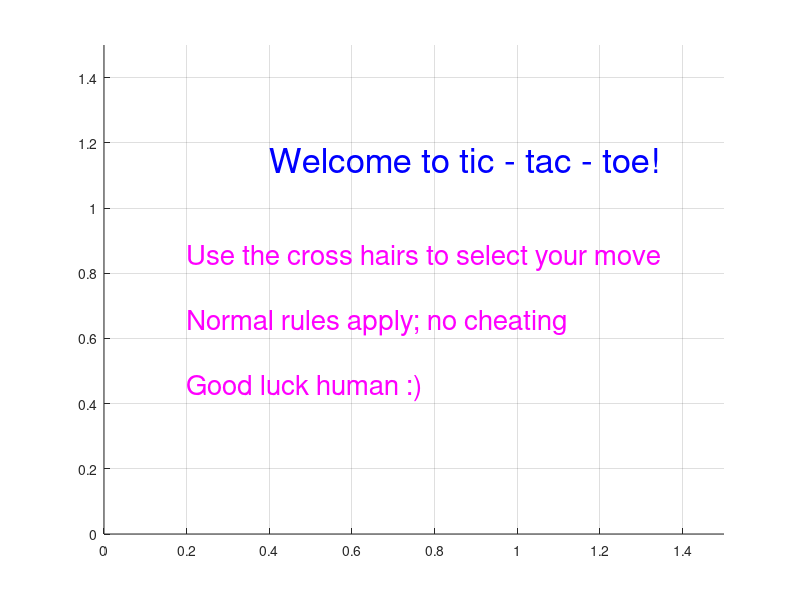

The MATLAB script that drew this image: (Note: this script raises an error after producing the figure.)
%%KINE6803 - Assignment 3: Tic - Tac - Toe
%
%Submitted by: Jessica Lynn 
%Due Sept 27, 2016
%{
Requirements:
1.) Comment section at the top with your name, date and a short description of
what your code does.
2.) Welcome message for the user.
3.) Show game board.
4.) Prompt user for move.
5.) Display updated game board.
6.) Generate computer move.
7.) Keep going until there is a winner or no more available moves.
8.) Show final prompt with game result and a finishing message.
10.) Once a space is taken, another player cannot move to that spot.
%}
clear all 
close all
% welcome statement 
axis([0 2 0 1.5])
Welcome = {'Welcome to tic - tac - toe!'};
Direction = {'Use the cross hairs to select your move'};
Rules = {'Normal rules apply; no cheating'};
Luck = {'Good luck human :) '};
text(0.4,1.15, Welcome,'Color','blue','FontSize', 25)
text(0.2,0.85, Direction,'Color','magenta','FontSize', 20)
text(0.2,0.65, Rules,'Color','magenta','FontSize', 20)
text(0.2,0.45, Luck,'Color','magenta','FontSize', 20)
%initialize board
UWin = {'Yay you win'};
IWin = {'You lose'};
Tie = {'Tie Game - No Winner'};
axis([0 1.5 0 1.5])
grid on
%Identify ranges of each row and col.2umn
sq1 = [1.5 1.0;0.0 0.5];   
sq2 = [1.5 1.0;0.5 1.0];  
sq3 = [1.5 1.0;1.0 1.5];  
sq4 = [1.0 0.5;0.0 0.5];  
sq5 = [1.0 0.5;0.5 1.0];
sq6 = [1.0 0.5;1.0 1.5];
sq7 = [0.5 0.0;0.0 0.5];
sq8 = [0.5 0.0;0.5 1.0];
sq9 = [0.5 0.0;1.0 1.5];
%Initialize squares
sqr1 = 10;
sqr2 = 10;
sqr3 = 10;
sqr4 = 10;
sqr5 = 10;
sqr6 = 10;
sqr7 = 10;
sqr8 = 10;
sqr9 = 10;
%Initialize row/column counter for homo
R1_Homo = 0; % RowOne = [1.5 1];
R2_Homo = 0; % RowTwo = [1 0.5];
R3_Homo = 0; % RowThr = [0.5 0];
C1_Homo = 0; % ColOne = [0 0.5];
C2_Homo = 0; % ColTwo = [0.5 1];
C3_Homo = 0; % ColThr = [1 1.5];
%Initialize row/column counter for AI
R1_AI = 0; % RowOne = [1.5 1];
R2_AI = 0; % RowTwo = [1 0.5];
R3_AI = 0; % RowThr = [0.5 0];
C1_AI = 0; % ColOne = [0 0.5];
C2_AI = 0; % ColTwo = [0.5 1];
C3_AI = 0; % ColThr = [1 1.5];

%%MOVE ONE(1)
M1 = ginput (1);
close all
axis([0 1.5 0 1.5])
grid on
hold on 
scatter (M1(1,1),M1(1,2),500,[0 0 1],'filled');
%Determine Column
if (M1(1,1) >= sq1(2,1)) && (M1(1,1) <= sq1(2,2));
    C1_Homo = C1_Homo + 1;
elseif (M1(1,1) >= sq2(2,1)) && (M1(1,1) <= sq2 (2,2));
    C2_Homo = C2_Homo + 1;
elseif (M1(1,1) >= sq3(2,1)) && (M1(1,1) <= sq3 (2,2));
    C3_Homo = C3_Homo + 1;
end
%Determine Row
if (M1(1,2) >= sq7(1,2)) && (M1(1,2) <= sq7(1,1));
    R3_Homo = R3_Homo + 1;
elseif (M1(1,2) >= sq4(1,2)) && (M1(1,2) <= sq4(1,1));
    R2_Homo = R2_Homo + 1;
elseif (M1(1,2) >= sq1(1,2)) && (M1(1,2) <= sq1(1,1));
    R1_Homo = R1_Homo + 1;
end
%Id Square
if M1(1,1) >= sq9 (2,1) && M1(1,2) <= sq9(1,1);
    sqr9 = -1;
elseif M1(1,1) >= sq8 (2,1) && M1(1,2) <= sq8(1,1);
    sqr8 = -1;
elseif M1(1,1) >= sq7 (2,1) && M1(1,2) <= sq7(1,1);
    sqr7 = -1;
elseif M1(1,1) >= sq6 (2,1) && M1(1,2) <= sq6(1,1);
    sqr6 = -1;
elseif M1(1,1) >= sq5 (2,1) && M1(1,2) <= sq5(1,1);
    sqr5 = -1;
elseif M1(1,1) >= sq4 (2,1) && M1(1,2) <= sq4(1,1);
    sqr4 = -1;
elseif M1(1,1) >= sq3 (2,1) && M1(1,2) <= sq3(1,1);
    sqr3 = -1;
elseif M1(1,1) >= sq2 (2,1) && M1(1,2) <= sq2(1,1);
    sqr2 = -1;
elseif M1(1,1) >= sq1 (2,1) && M1(1,2) <= sq1(1,1);
    sqr1 = -1;
end
%%MOVE TWO(2)
if sqr1 > 0;
    M2_row = mean(sq1(1,:));
    M2_col = mean(sq1(2,:));
    M2 = [M2_row M2_col];
    scatter (M2(1,2),M2(1,1),500,[0 0 0],'filled');
elseif sqr2 > 0;
    M2_row = mean(sq2(1,:));
    M2_col = mean(sq2(2,:));
    M2 = [M2_row M2_col];
    scatter (M2(1,2),M2(1,1),500,[0 0 0],'filled');
end
%Determine Column
if (M2(1,2) >= sq1(2,1)) && (M2(1,2) <= sq1(2,2)); %row1
    C1_AI = C1_AI + 1;
elseif (M2(1,2) >= sq2(2,1)) && (M2(1,2) <= sq2 (2,2)); %row2
    C2_AI = C2_AI + 1;
elseif (M2(1,2) >= sq3(2,1)) && (M2(1,2) <= sq3 (2,2)); %row3
    C3_AI = C3_AI + 1;
end
%Determine Row
if (M2(1,1) <= sq1(1,1)) && (M2(1,1) >= sq1(1,2));
    R1_AI = R1_AI + 1;
elseif(M2(1,1) <= sq4(1,2)) && (M2(1,1) >= sq4(1,2));
    R2_AI = R2_AI + 1;
elseif(M2(1,1) <= sq7(1,2)) && (M2(1,1) >= sq7(1,2));
    R3_AI = R3_AI + 1;
end
%Id Square
if M2(1,2) >= sq9 (2,1) && M2(1,1) <= sq9(1,1);
    sqr9 = -2;
elseif M2(1,2) >= sq8 (2,1) && M2(1,1) <= sq8(1,1);
    sqr8 = -2;
elseif M2(1,2) >= sq7 (2,1) && M2(1,1) <= sq7(1,1);
    sqr7 = -2;
elseif M2(1,2) >= sq6 (2,1) && M2(1,1) <= sq6(1,1);
    sqr6 = -2;
elseif M2(1,2) >= sq5 (2,1) && M2(1,1) <= sq5(1,1);
    sqr5 = -2;
elseif M2(1,2) >= sq4 (2,1) && M2(1,1) <= sq4(1,1);
    sqr4 = -2;
elseif M2(1,2) >= sq3 (2,1) && M2(1,1) <= sq3(1,1);
    sqr3 = -2;
elseif M2(1,2) >= sq2 (2,1) && M2(1,1) <= sq2(1,1);
    sqr2 = -2;
elseif M2(1,2) >= sq1 (2,1) && M2(1,1) <= sq1(1,1);
    sqr1 = -2;
end

%%MOVE THREE(3)
M3 = ginput(1);
scatter (M3(1,1),M3(1,2),500,[0 0 1],'filled');
%Determine Column
if (M3(1,1) >= sq1(2,1)) && (M3(1,1) <= sq1(2,2)); %row1
    C1_Homo = C1_Homo + 1;
elseif (M3(1,1) >= sq2(2,1)) && (M3(1,1) <= sq2 (2,2)); %row2
    C2_Homo = C2_Homo + 1;
elseif (M3(1,1) >= sq3(2,1)) && (M3(1,1) <= sq3 (2,2)); %row3
    C3_Homo = C3_Homo + 1;
end
%Determine Row
if (M3(1,2) >= sq7(1,2)) && (M3(1,2) <= sq7(1,1));
    R3_Homo = R3_Homo + 1;
elseif (M3(1,2) >= sq4(1,2)) && (M3(1,2) <= sq4(1,1));
    R2_Homo = R2_Homo + 1;
elseif (M3(1,2) >= sq1(1,2)) && (M3(1,2) <= sq1(1,1));
    R1_Homo = R1_Homo + 1;
end
%Id Square
if M3(1,1) >= sq9 (2,1) && M3(1,2) <= sq9(1,1);
    sqr9 = -1;
elseif M3(1,1) >= sq8 (2,1) && M3(1,2) <= sq8(1,1);
    sqr8 = -1;
elseif M3(1,1) >= sq7 (2,1) && M3(1,2) <= sq7(1,1);
    sqr7 = -1;
elseif M3(1,1) >= sq6 (2,1) && M3(1,2) <= sq6(1,1);
    sqr6 = -1;
elseif M3(1,1) >= sq5 (2,1) && M3(1,2) <= sq5(1,1);
    sqr5 = -1;
elseif M3(1,1) >= sq4 (2,1) && M3(1,2) <= sq4(1,1);
    sqr4 = -1;
elseif M3(1,1) >= sq3 (2,1) && M3(1,2) <= sq3(1,1);
    sqr3 = -1;
elseif M3(1,1) >= sq2 (2,1) && M3(1,2) <= sq2(1,1);
    sqr2 = -1;
elseif M3(1,1) >= sq1 (2,1) && M3(1,2) <= sq1(1,1);
    sqr1 = -1;
end

%%MOVE FOUR(4)
if sqr1 > 0;
    M4_row = mean(sq1(1,:));
    M4_col = mean(sq1(2,:));
    M4 = [M4_row M4_col];
    scatter (M4(1,2),M4(1,1),500,[0 0 0],'filled');
elseif sqr2 > 0;
    M4_row = mean(sq2(1,:));
    M4_col = mean(sq2(2,:));
    M4 = [M4_row M4_col];
    scatter (M4(1,2),M4(1,1),500,[0 0 0],'filled');
elseif sqr3 > 0;
    M4_row = mean(sq3(1,:));
    M4_col = mean(sq3(2,:));
    M4 = [M4_row M4_col];
    scatter (M4(1,2),M4(1,1),500,[0 0 0],'filled');
elseif sqr4 > 0;
    M4_row = mean(sq4(1,:));
    M4_col = mean(sq4(2,:));
    M4 = [M4_row M4_col];
    scatter (M4(1,2),M4(1,1),500,[0 0 0],'filled');
end
%Determine Column
if (M4(1,2) >= sq1(2,1)) && (M4(1,2) <= sq1(2,2)); %row1
    C1_AI = C1_AI + 1;
elseif (M4(1,2) >= sq2(2,1)) && (M4(1,2) <= sq2 (2,2)); %row2
    C2_AI = C2_AI + 1;
elseif (M4(1,2) >= sq3(2,1)) && (M4(1,2) <= sq3 (2,2)); %row3
    C3_AI = C3_AI + 1;
end
%Determine Row
if (M4(1,1) <= sq1(1,1)) && (M4(1,1) >= sq1(1,2));
    R1_AI = R1_AI + 1;
elseif(M4(1,1) <= sq4(1,2)) && (M4(1,1) >= sq4(1,2));
    R2_AI = R2_AI + 1;
elseif(M4(1,1) <= sq7(1,2)) && (M4(1,1) >= sq7(1,2));
    R3_AI = R3_AI + 1;
end
%Id Square
if M4(1,2) >= sq9 (2,1) && M4(1,1) <= sq9(1,1);
    sqr9 = -2;
elseif M4(1,2) >= sq8 (2,1) && M4(1,1) <= sq8(1,1);
    sqr8 = -2;
elseif M4(1,2) >= sq7 (2,1) && M4(1,1) <= sq7(1,1);
    sqr7 = -2;
elseif M4(1,2) >= sq6 (2,1) && M4(1,1) <= sq6(1,1);
    sqr6 = -2;
elseif M4(1,2) >= sq5 (2,1) && M4(1,1) <= sq5(1,1);
    sqr5 = -2;
elseif M4(1,2) >= sq4 (2,1) && M4(1,1) <= sq4(1,1);
    sqr4 = -2;
elseif M4(1,2) >= sq3 (2,1) && M4(1,1) <= sq3(1,1);
    sqr3 = -2;
elseif M4(1,2) >= sq2 (2,1) && M4(1,1) <= sq2(1,1);
    sqr2 = -2;
elseif M4(1,2) >= sq1 (2,1) && M4(1,1) <= sq1(1,1);
    sqr1 = -2;
end

%%MOVE FIVE (5)
M5 = ginput(1);
scatter (M5(1,1),M5(1,2),500,[0 0 1],'filled');
%Determine Column
if (M5(1,1) >= sq1(2,1)) && (M5(1,1) <= sq1(2,2)); %row1
    C1_Homo = C1_Homo + 1;
elseif (M5(1,1) >= sq2(2,1)) && (M5(1,1) <= sq2 (2,2)); %row2
    C2_Homo = C2_Homo + 1;
elseif (M5(1,1) >= sq3(2,1)) && (M5(1,1) <= sq3 (2,2)); %row3
    C3_Homo = C3_Homo + 1;
end
%Determine Row
if (M5(1,2) >= sq7(1,2)) && (M5(1,2) <= sq7(1,1));
    R3_Homo = R3_Homo + 1;
elseif (M5(1,2) >= sq4(1,2)) && (M5(1,2) <= sq4(1,1));
    R2_Homo = R2_Homo + 1;
elseif (M5(1,2) >= sq1(1,2)) && (M5(1,2) <= sq1(1,1));
    R1_Homo = R1_Homo + 1;
end
%ID Square
if M5(1,1) >= sq9 (2,1) && M5(1,1) <= sq9(1,1);
    sqr9 = -1;
elseif M5(1,1) >= sq8 (2,1) && M5(1,2) <= sq8(1,1);
    sqr8 = -1;
elseif M5(1,1) >= sq7 (2,1) && M5(1,2) <= sq7(1,1);
    sqr7 = -1;
elseif M5(1,1) >= sq6 (2,1) && M5(1,2) <= sq6(1,1);
    sqr6 = -1;
elseif M5(1,1) >= sq5 (2,1) && M5(1,2) <= sq5(1,1);
    sqr5 = -1;
elseif M5(1,1) >= sq4 (2,1) && M5(1,2) <= sq4(1,1);
    sqr4 = -1;
elseif M5(1,1) >= sq3 (2,1) && M5(1,2) <= sq3(1,1);
    sqr3 = -1;
elseif M5(1,1) >= sq2 (2,1) && M5(1,2) <= sq2(1,1);
    sqr2 = -1;
elseif M5(1,1) >= sq1 (2,1) && M5(1,2) <= sq1(1,1);
    sqr1 = -1;
end

%winner?
if sum(C1_Homo) == 3;
text(M5(1,1),M5(1,2),UWin,'Color','red' ,'FontSize', 20);
    return
elseif sum(C3_Homo) == 3;
text(M5(1,1),M5(1,2),UWin, 'Color','red','FontSize', 20);
    return
elseif sum(R1_Homo) == 3;
text(M5(1,1),M5(1,2),UWin, 'Color','red','FontSize', 20);
    return
elseif sum(R2_Homo) ==3;
text(M5(1,1),M5(1,2),UWin, 'Color','red','FontSize', 20)
    return
elseif sum(R3_Homo) ==3;
text(M5(1,1),M5(1,2),UWin, 'Color','red','FontSize', 20);
    return
% elseif trace(
end 
%%MOVE SIX(6)
if sqr1 > 0;
    M6_row = mean(sq1(1,:));
    M6_col = mean(sq1(2,:));
    M6 = [M6_row M6_col];
    scatter (M6(1,2),M6(1,1),500,[0 0 0],'filled');
elseif sqr2 > 0;
    M6_row = mean(sq2(1,:));
    M6_col = mean(sq2(2,:));
    M6 = [M6_row M6_col];
    scatter (M6(1,2),M6(1,1),500,[0 0 0],'filled');
elseif sqr3 > 0;
    M6_row = mean(sq3(1,:));
    M6_col = mean(sq3(2,:));
    M6 = [M6_row M6_col];
    scatter (M6(1,2),M6(1,1),500,[0 0 0],'filled');
elseif sqr4 > 0;
    M6_row = mean(sq4(1,:));
    M6_col = mean(sq4(2,:));
    M6 = [M6_row M6_col];
    scatter (M6(1,2),M6(1,1),500,[0 0 0],'filled');
elseif sqr5 > 0;
    M6_row = mean(sq5(1,:));
    M6_col = mean(sq5(2,:));
    M6 = [M6_row M6_col];
    scatter (M6(1,2),M6(1,1),500,[0 0 0],'filled');
elseif sqr6 > 0;
    M6_row = mean(sq6(1,:));
    M6_col = mean(sq6(2,:));
    M6 = [M6_row M6_col];
    scatter (M6(1,2),M6(1,1),500,[0 0 0],'filled');
end
%Determine Column
if (M6(1,2) >= sq1(2,1)) && (M6(1,2) <= sq1(2,2));
    C1_AI = C1_AI + 1;
elseif (M6(1,2) >= sq2(2,1)) && (M6(1,2) <= sq2 (2,2));
    C2_AI = C2_AI + 1;
elseif (M6(1,2) >= sq3(2,1)) && (M6(1,2) <= sq3 (2,2));
    C3_AI = C3_AI + 1;
end
%Determine Row
if (M6(1,1) <= sq1(1,1)) && (M6(1,1) >= sq1(1,2));
    R1_AI = R1_AI + 1;
elseif(M6(1,1) <= sq4(1,1)) && (M6(1,1) >= sq4(1,2));
    R2_AI = R2_AI + 1;
elseif(M6(1,1) <= sq7(1,1)) && (M6(1,1) >= sq7(1,2));
    R3_AI = R3_AI + 1;
end
%ID Square
if M6(1,2) >= sq9 (2,1) && M6(1,1) <= sq9(1,1);
    sqr9 = -2;
elseif M6(1,2) >= sq8 (2,1) && M6(1,1) <= sq8(1,1);
    sqr8 = -2;
elseif M6(1,2) >= sq7 (2,1) && M6(1,1) <= sq7(1,1);
    sqr7 = -2;
elseif M6(1,2) >= sq6 (2,1) && M6(1,1) <= sq6(1,1);
    sqr6 = -2;
elseif M6(1,2) >= sq5 (2,1) && M6(1,1) <= sq5(1,1);
    sqr5 = -2;
elseif M6(1,2) >= sq4 (2,1) && M6(1,1) <= sq4(1,1);
    sqr4 = -2;
elseif M6(1,2) >= sq3 (2,1) && M6(1,1) <= sq3(1,1);
    sqr3 = -2;
elseif M6(1,2) >= sq2 (2,1) && M6(1,1) <= sq2(1,1);
    sqr2 = -2;
elseif M6(1,2) >= sq1 (2,1) && M6(1,1) <= sq1(1,1);
    sqr1 = -2;
end
%winner
if sum(C1_AI) == 3;
text(M6(1,1),M6(1,2),IWin,'Color','cyan', 'FontSize', 20)
    return
elseif sum(C2_AI) == 3;
text(M6(1,1),M6(1,2),IWin,'Color','cyan' ,'FontSize', 20)
    return
elseif sum(C3_AI) == 3;
text(M6(1,1),M6(1,2),IWin, 'Color','cyan','FontSize', 20)
    return
elseif sum(R1_AI) == 3;
text(M6(1,1),M6(1,2),IWin,'Color','cyan', 'FontSize', 20)
    return
elseif sum(R2_AI) ==3;
text(M6(1,1),M6(1,2),IWin,'Color','cyan', 'FontSize', 20)
    return
elseif sum(R3_AI) ==3;
text(M6(1,1),M6(1,2),IWin,'Color','cyan' ,'FontSize', 20)
    return
end

%%MOVE SEVEN(7)
M7 = ginput(1);
scatter (M7(1,1),M7(1,2),500,[0 0 1],'filled');
%Determine Column
if (M7(1,1) >= sq1(2,1)) && (M7(1,1) <= sq1(2,2)); %row1
    C1_Homo = C1_Homo + 1;
elseif (M7(1,1) >= sq2(2,1)) && (M7(1,1) <= sq2 (2,2)); %row2
    C2_Homo = C2_Homo + 1;
elseif (M7(1,1) >= sq3(2,1)) && (M7(1,1) <= sq3 (2,2)); %row3
    C3_Homo = C3_Homo + 1;
end
%Determine Row
if (M7(1,2) >= sq7(1,2)) && (M7(1,2) <= sq7(1,1));
    R3_Homo = R3_Homo + 1;
elseif (M7(1,2) >= sq4(1,2)) && (M7(1,2) <= sq4(1,1));
    R2_Homo = R2_Homo + 1;
elseif (M7(1,2) >= sq1(1,2)) && (M7(1,2) <= sq1(1,1));
    R1_Homo = R1_Homo + 1;
end
%ID Square
if M7(1,1) >= sq9 (2,1) && M7(1,2) <= sq9(1,1);
    sqr9 = -1;
elseif M7(1,1) >= sq8 (2,1) && M7(1,2) <= sq8(1,1);
    sqr8 = -1;
elseif M7(1,1) >= sq7 (2,1) && M7(1,2) <= sq7(1,1);
    sqr7 = -1;
elseif M7(1,1) >= sq6 (2,1) && M7(1,2) <= sq6(1,1);
    sqr6 = -1;
elseif M7(1,1) >= sq5 (2,1) && M7(1,2) <= sq5(1,1);
    sqr5 = -1;
elseif M7(1,1) >= sq4 (2,1) && M7(1,2) <= sq4(1,1);
    sqr4 = -1;
elseif M7(1,1) >= sq3 (2,1) && M7(1,2) <= sq3(1,1);
    sqr3 = -1;
elseif M7(1,1) >= sq2 (2,1) && M7(1,2) <= sq2(1,1);
    sqr2 = -1;
elseif M7(1,1) >= sq1 (2,1) && M7(1,2) <= sq1(1,1);
    sqr1 = -1;
end
%winner?
if sum(C1_Homo) == 3;
text(M7(1,1),M7(1,2),UWin,'Color','red', 'FontSize', 20)
    return
elseif sum(C2_Homo) == 3;
text(M7(1,1),M7(1,2),UWin,'Color','red', 'FontSize', 20)
    return
elseif sum(C3_Homo) == 3;
text(M7(1,1),M7(1,2),UWin,'Color','red', 'FontSize', 20)
    return
elseif sum(R1_Homo) == 3;
text(M7(1,1),M7(1,2),UWin,'Color','red', 'FontSize', 20)
    return
elseif sum(R2_Homo) ==3;
text(M7(1,1),M7(1,2),UWin,'Color','red', 'FontSize', 20)
    return
elseif sum(R3_Homo) ==3;
text(M7(1,1),M7(1,2),UWin,'Color','red', 'FontSize', 20)
    return
end 

%%MOVE EIGHT(8)
if sqr1 > 0;
    M8_row = mean(sq1(1,:));
    M8_col = mean(sq1(2,:));
    M8 = [M8_row M8_col];
    scatter (M8(1,2),M8(1,1),500,[0 0 0],'filled');
elseif sqr2 > 0;
    M8_row = mean(sq2(1,:));
    M8_col = mean(sq2(2,:));
    M8 = [M8_row M8_col];
    scatter (M8(1,2),M8(1,1),500,[0 0 0],'filled');
elseif sqr3 > 0;
    M8_row = mean(sq3(1,:));
    M8_col = mean(sq3(2,:));
    M8 = [M8_row M8_col];
    scatter (M8(1,2),M8(1,1),500,[0 0 0],'filled');
elseif sqr4 > 0;
    M8_row = mean(sq4(1,:));
    M8_col = mean(sq4(2,:));
    M8 = [M8_row M8_col];
    scatter (M8(1,2),M8(1,1),500,[0 0 0],'filled');
elseif sqr5 > 0;
    M8_row = mean(sq5(1,:));
    M8_col = mean(sq5(2,:));
    M8 = [M8_row M8_col];
    scatter (M8(1,2),M8(1,1),500,[0 0 0],'filled');
elseif sqr6 > 0;
    M8_row = mean(sq6(1,:));
    M8_col = mean(sq6(2,:));
    M8 = [M8_row M8_col];
    scatter (M8(1,2),M8(1,1),500,[0 0 0],'filled');
elseif sqr7 > 0;
    M8_row = mean(sq7(1,:));
    M8_col = mean(sq7(2,:));
    M8 = [M8_row M8_col];
    scatter (M8(1,2),M8(1,1),500,[0 0 0],'filled');
elseif sqr8 > 0;
    M8_row = mean(sq8(1,:));
    M8_col = mean(sq8(2,:));
    M8 = [M8_row M8_col];
    scatter (M8(1,2),M8(1,1),500,[0 0 0],'filled');
end
%Determine Column
if (M8(1,2) >= sq1(2,1)) && (M8(1,2) <= sq1(2,2)); %row1
    C1_AI = C1_AI + 1;
elseif (M8(1,2) >= sq2(2,1)) && (M8(1,2) <= sq2 (2,2)); %row2
    C2_AI = C2_AI + 1;
elseif (M8(1,2) >= sq3(2,1)) && (M8(1,2) <= sq3 (2,2)); %row3
    C3_AI = C3_AI + 1;
end
%Determine Row
if (M8(1,1) <= sq1(1,1)) && (M8(1,1) >= sq1(1,2));
    R1_AI = R1_AI + 1;
elseif(M8(1,1) <= sq4(1,1)) && (M8(1,1) >= sq4(1,2));
    R2_AI = R2_AI + 1;
elseif(M8(1,1) <= sq7(1,1)) && (M8(1,1) >= sq7(1,2));
    R3_AI = R3_AI + 1;
end
%ID Square
if M8(1,2) >= sq9 (2,1) && M8(1,1) <= sq9(1,1);
    sqr9 = -2;
elseif M8(1,2) >= sq8 (2,1) && M8(1,1) <= sq8(1,1);
    sqr8 = -2;
elseif M8(1,2) >= sq7 (2,1) && M8(1,1) <= sq7(1,1);
    sqr7 = -2;
elseif M8(1,2) >= sq6 (2,1) && M8(1,1) <= sq6(1,1);
    sqr6 = -2;
elseif M8(1,2) >= sq5 (2,1) && M8(1,1) <= sq5(1,1);
    sqr5 = -2;
elseif M8(1,2) >= sq4 (2,1) && M8(1,1) <= sq4(1,1);
    sqr4 = -2;
elseif M8(1,2) >= sq3 (2,1) && M8(1,1) <= sq3(1,1);
    sqr3 = -2;
elseif M8(1,2) >= sq2 (2,1) && M8(1,1) <= sq2(1,1);
    sqr2 = -2;
elseif M8(1,2) >= sq1 (2,1) && M8(1,1) <= sq1(1,1);
    sqr1 = -2;
end

%winner
if sum(C1_AI) == 3;
text(M8(1,1),M8(1,2), IWin,'Color','cyan', 'FontSize', 20)
    return
elseif sum(C2_AI) == 3;
text(M8(1,1),M8(1,2), IWin,'Color','cyan', 'FontSize', 20)
    return
elseif sum(C3_AI) == 3;
text(M8(1,1),M8(1,2), IWin,'Color','cyan', 'FontSize', 20)
    return
elseif sum(R1_AI) == 3;
text(M8(1,1),M8(1,2), IWin,'Color','cyan', 'FontSize', 20)
    return
elseif sum(R2_AI) == 3;
text(M8(1,1),M8(1,2), IWin,'Color','cyan', 'FontSize', 20)
    return
elseif sum(R3_AI) ==3;
text(M8(1,1),M8(1,2),IWin,'Color','cyan','FontSize', 20)
    return
end 

%%MOVE NINE(9)
M9 = ginput(1);
scatter (M9(1,1),M9(1,2),500,[0 0 1],'filled');
%Determine Column
if (M9(1,1) >= sq1(2,1)) && (M9(1,1) <= sq1(2,2)); %row1
    C1_Homo = C1_Homo + 1;
elseif (M9(1,1) >= sq2(2,1)) && (M9(1,1) <= sq2 (2,2)); %row2
    C2_Homo = C2_Homo + 1;
elseif (M9(1,1) >= sq3(2,1)) && (M9(1,1) <= sq3 (2,2)); %row3
    C3_Homo = C3_Homo + 1;
end
%Determine Row
if (M9(1,2) >= sq7(1,2)) && (M9(1,2) <= sq7(1,1));
    R3_Homo = R3_Homo + 1;
elseif (M9(1,2) >= sq4(1,2)) && (M9(1,2) <= sq4(1,1));
    R2_Homo = R2_Homo + 1;
elseif (M9(1,2) >= sq1(1,2)) && (M9(1,2) <= sq1(1,1));
    R1_Homo = R1_Homo + 1;
end
%ID Square
if M9(1,1) >= sq9 (2,1) && M9(1,2) <= sq9(1,1);
    sqr9 = -1;
elseif M9(1,1) >= sq8 (2,1) && M9(1,2) <= sq8(1,1);
    sqr8 = -1;
elseif M9(1,1) >= sq7 (2,1) && M9(1,2) <= sq7(1,1);
    sqr7 = -1;
elseif M9(1,1) >= sq6 (2,1) && M9(1,2) <= sq6(1,1);
    sqr6 = -1;
elseif M9(1,1) >= sq5 (2,1) && M9(1,2) <= sq5(1,1);
    sqr5 = -1;
elseif M9(1,1) >= sq4 (2,1) && M9(1,2) <= sq4(1,1);
    sqr4 = -1;
elseif M9(1,1) >= sq3 (2,1) && M9(1,2) <= sq3(1,1);
    sqr3 = -1;
elseif M9(1,1) >= sq2 (2,1) && M9(1,2) <= sq2(1,1);
    sqr2 = -1;
elseif M9(1,1) >= sq1 (2,1) && M9(1,2) <= sq1(1,1);
    sqr1 = -1;
end
%winner?
if sum(C1_Homo) == 3;
text(M9(1,1),M9(1,2),UWin,'Color','red', 'FontSize', 20)
    return
elseif sum(C2_Homo) == 3;
text(M9(1,1),M9(1,2),UWin,'Color','red', 'FontSize', 20)
    return
elseif sum(C3_Homo) == 3;
text(M9(1,1),M9(1,2),UWin,'Color','red', 'FontSize', 20)
    return
elseif sum(R1_Homo) == 3;
text(M9(1,1),M9(1,2),UWin,'Color','red', 'FontSize', 20)
    return
elseif sum(R2_Homo) ==3;
text(M9(1,1),M9(1,2),UWin,'Color','red', 'FontSize', 20)
    return
elseif sum(R3_Homo) ==3;
text(M9(1,1),M9(1,2),UWin,'Color','red', 'FontSize', 20)
    return
elseif sum(R3_Homo) ~= 3;
    text(sq5(1,1),sq5(1,2), Tie, 'FontSize', 20)
end 